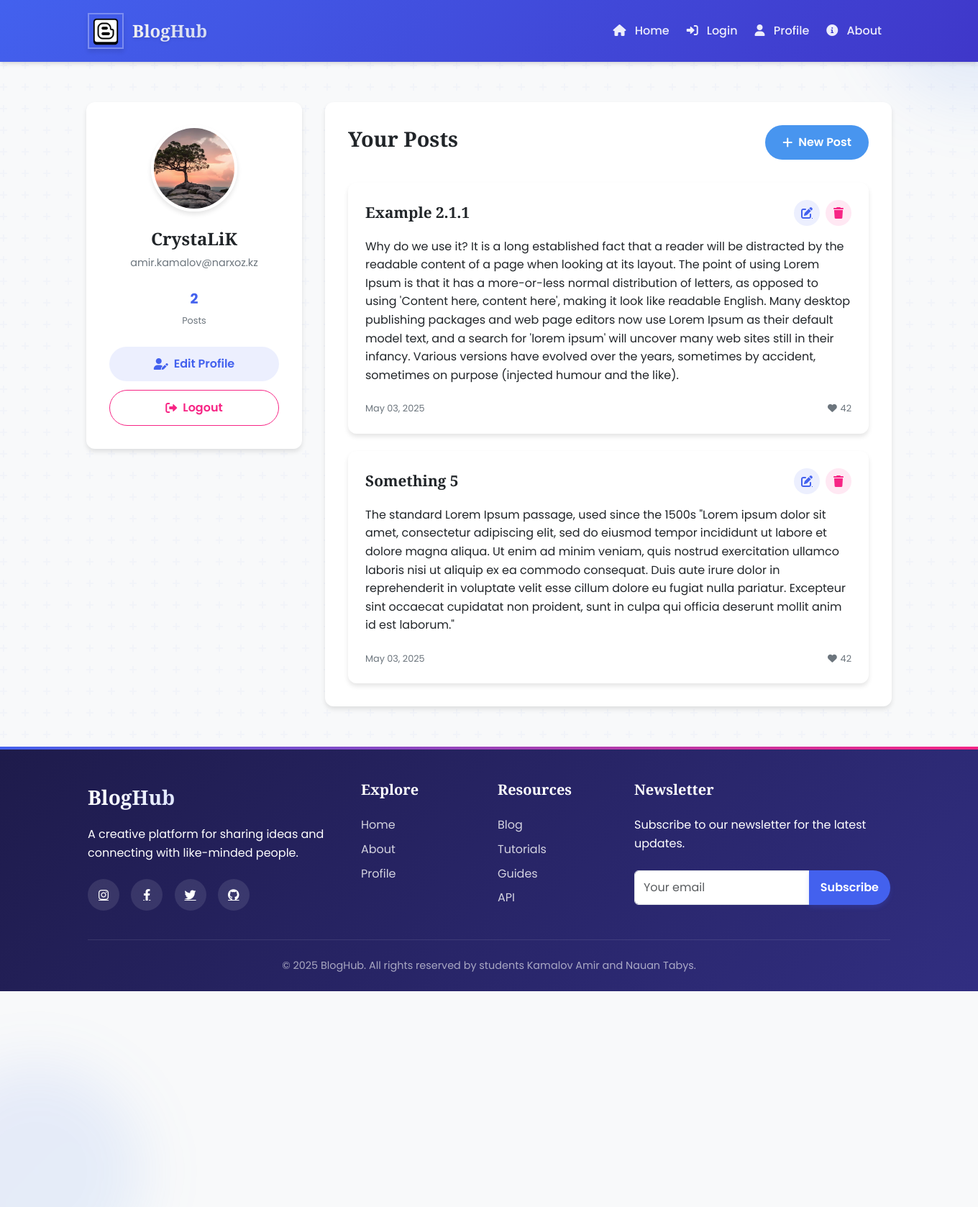
The app's page /profile (signed in) with its own data.
### app.py (models this page shows)
class User(db.Model):
    id = db.Column(db.Integer, primary_key=True)
    public_id = db.Column(db.String(50), unique=True)
    username = db.Column(db.String(50), unique=True, nullable=False)
    email = db.Column(db.String(120), unique=True, nullable=False)
    password = db.Column(db.String(200), nullable=False)
    is_admin = db.Column(db.Boolean, default=False)
    created_at = db.Column(db.DateTime, default=datetime.utcnow)
    posts = db.relationship('Post', backref='author', lazy=True)
    comments = db.relationship('Comment', backref='author', lazy=True)
    avatar = db.Column(db.String(200), default='default.png')

class Post(db.Model):
    id = db.Column(db.Integer, primary_key=True)
    title = db.Column(db.String(100), nullable=False)
    content = db.Column(db.Text, nullable=False)
    created_at = db.Column(db.DateTime, default=datetime.utcnow)
    updated_at = db.Column(db.DateTime, default=datetime.utcnow, onupdate=datetime.utcnow)
    user_id = db.Column(db.Integer, db.ForeignKey('user.id'), nullable=False)
    comments = db.relationship('Comment', backref='post', lazy=True, cascade="all, delete-orphan")

### app.py (the view)
@app.route('/profile')
@jwt_required()
def profile():
    user_id = get_jwt_identity()
    user = User.query.filter_by(public_id=user_id).first()
    return render_template('profile.html', user=user)

### templates/profile.html (shortened to what this page needs)
{% extends "main.html" %}
{% block content %}
<div class="profile-container">
  <aside class="profile-sidebar">
    <div class="profile-card">
      <div class="avatar-container">
      <a class="" href="/edit_profile">
        {% if user.avatar %}
        <img src="{{ url_for('static', filename='uploads/avatars/' + user.avatar) }}" alt="Avatar" class="profile-avatar">
        {% else %}
        <img src="{{ url_for('static', filename='uploads/avatars/default.png') }}" alt="Avatar" class="profile-avatar">
        {% endif %}
      </a>
      </div>
      <h2 class="profile-username">{{ user.username }}</h2>
      <p class="profile-email">{{ user.email }}</p>
      <div class="profile-stats">
        <div class="stat-item">
          <span class="stat-number">{{ user.posts|length }}</span>
          <span class="stat-label">Posts</span>
        </div>
      </div>
      <div class="profile-actions">
        <a href="/edit_profile" class="btn btn-edit">
          <i class="fas fa-user-edit"></i> Edit Profile
        </a>
        <a href="/logout" class="btn btn-logout">
          <i class="fas fa-sign-out-alt"></i> Logout
        </a>
      </div>
    </div>
  </aside>
  <main class="profile-main">
    <div class="profile-header">
      <h1>Your Posts</h1>
      <a href="{{ url_for('create_post') }}" class="btn btn-create">
        <i class="fas fa-plus"></i> New Post
      </a>
    </div>
    <div class="posts-container">
      {% for post in user.posts %}
      <article class="post-card">
        <div class="post-header">
          <h2>{{ post.title }}</h2>
          <div class="post-actions">
            <a href="/edit_post/{{ post.id }}" class="btn-action btn-edit">
              <i class="fas fa-edit"></i>
            </a>
            <a href="/delete_post/{{ post.id }}" class="btn-action btn-delete" onclick="return confirm('Are you sure you want to delete this post?');">
              <i class="fas fa-trash"></i>
            </a>
          </div>
        </div>
        <div class="post-content">
          <p>{{ post.content }}</p>
        </div>
        <div class="post-footer">
          <span class="post-date">{{ post.created_at.strftime('%B %d, %Y') }}</span>
          <div class="post-stats">
            <span><i class="fas fa-heart"></i> 42</span>
          </div>
        </div>
      </article>
      {% endfor %}
    </div>
  </main>
</div>
{% endblock %}

### templates/main.html (shortened to what this page needs)
<!DOCTYPE html>
<html lang="en">
<head>
  <link href="https://cdnjs.cloudflare.com/ajax/libs/font-awesome/6.0.0-beta3/css/all.min.css" rel="stylesheet">
  <link href="https://cdn.jsdelivr.net/npm/bootstrap@5.3.2/dist/css/bootstrap.min.css" rel="stylesheet">
  <link href="https://unpkg.com/aos@2.3.1/dist/aos.css" rel="stylesheet">
  <link rel="stylesheet" href="{{ url_for('static', filename='styles_main.css') }}">
</head>
<body>
  <div class="blob blob-1"></div>
  <div class="blob blob-2"></div>
  <nav class="navbar navbar-expand-lg navbar-dark sticky-top">
    <div class="container">
      <a class="navbar-brand" href="/">
        <img src="{{ url_for('static', filename='blogger.png') }}" alt="Logo" style="width: 50px; height: 50px; object-fit: cover;">
        <span class="navbar-brand-text">BlogHub</span>
      </a>
      <div class="collapse navbar-collapse" id="navbarNav">
        <ul class="navbar-nav ms-auto">
          <li class="nav-item">
            <a class="nav-link" href="/"><i class="fas fa-home"></i> Home</a>
          </li>
          <li class="nav-item">
            <a class="nav-link" href="/login"><i class="fas fa-sign-in-alt"></i> Login</a>
          </li>
          <li class="nav-item">
            <a class="nav-link" href="/profile"><i class="fas fa-user"></i> Profile</a>
          </li>
          <li class="nav-item">
            <a class="nav-link" href="/about_us"><i class="fas fa-info-circle"></i> About</a>
          </li>
        </ul>
      </div>
    </div>
  </nav>
  <main class="py-4">
    <div class="container container-main">
      {% block content %}{% endblock %}
    </div>
  </main>
  <footer class="custom-footer">
    <div class="container">
      <div class="row">
        <div class="col-lg-4 mb-5 mb-lg-0">
          <span class="footer-logo">BlogHub</span>
          <p class="text-white">A creative platform for sharing ideas and connecting with like-minded people.</p>
          <div class="mt-4">
            <a href="#" class="social-btn"><i class="fab fa-instagram"></i></a>
            <a href="#" class="social-btn"><i class="fab fa-facebook-f"></i></a>
            <a href="#" class="social-btn"><i class="fab fa-twitter"></i></a>
            <a href="#" class="social-btn"><i class="fab fa-github"></i></a>
          </div>
        </div>
        <div class="col-lg-2 col-md-4 mb-4 mb-md-0">
          <h5 class="text-white mb-4">Explore</h5>
          <div class="footer-links">
            <a href="/">Home</a><br>
            <a href="/about_us">About</a><br>
            <a href="/profile">Profile</a><br>
          </div>
        </div>
        <div class="col-lg-2 col-md-4 mb-4 mb-md-0">
          <h5 class="text-white mb-4">Resources</h5>
          <div class="footer-links">
            <a href="#">Blog</a><br>
            <a href="#">Tutorials</a><br>
            <a href="#">Guides</a><br>
            <a href="#">API</a>
          </div>
        </div>
        <div class="col-lg-4 col-md-4">
          <h5 class="text-white mb-4">Newsletter</h5>
          <p class="text-white mb-4">Subscribe to our newsletter for the latest updates.</p>
          <div class="input-group mb-3">
            <input type="email" class="form-control" placeholder="Your email" aria-label="Your email">
            <button class="btn btn-primary" type="button">Subscribe</button>
          </div>
        </div>
      </div>
      <div class="text-center copyright">
        <span>
          &copy; 2025 BlogHub. All rights reserved by students Kamalov Amir and Nauan Tabys.
        </span>
      </div>
    </div>
  </footer>
</body>
</html>

### static/styles_main.css (style rules this page uses)
:root { --primary-color: #4361ee; --primary-light: #e0e7ff; --secondary-color: #3f37c9; --accent-color: #4895ef; --danger-color: #f72585; --success-color: #4cc9f0; --light-bg: #f8f9fa; --dark-text: #1e1b4b; --light-text: #64748b; --border-radius: 16px; --box-shadow-sm: 0 4px 6px -1px rgba(0, 0, 0, 0.1), 0 2px 4px -1px rgba(0, 0, 0, 0.06); --box-shadow-md: 0 10px 15px -3px rgba(0, 0, 0, 0.1), 0 4px 6px -2px rgba(0, 0, 0, 0.05); --transition: all 0.3s cubic-bezier(0.25, 0.8, 0.25, 1); }
body { font-family: 'Poppins', sans-serif; background-color: var(--light-bg); color: var(--dark-text); display: flex; flex-direction: column; min-height: 100vh; line-height: 1.6; }
h1, h2, h3, h4, h5 { font-family: 'Playfair Display', serif; font-weight: 600; }
.navbar { box-shadow: var(--box-shadow-sm); background: linear-gradient(135deg, var(--primary-color), var(--secondary-color)); padding: 0.8rem 1rem; transition: var(--transition); }
.navbar-brand { display: flex; align-items: center; gap: 0.75rem; }
.navbar-brand img { transition: var(--transition); border: 2px solid rgba(255,255,255,0.3); box-shadow: 0 4px 6px rgba(0, 0, 0, 0.1); }
.navbar-brand-text { font-family: 'Playfair Display', serif; font-size: 1.5rem; font-weight: 600; background: linear-gradient(to right, #fff, #e0e7ff); -webkit-background-clip: text; background-clip: text; color: transparent; text-shadow: 0 2px 4px rgba(0,0,0,0.1); }
.nav-link { position: relative; padding: 0.5rem 1rem; margin: 0 0.25rem; font-weight: 500; transition: var(--transition); color: rgba(255,255,255,0.9) !important; }
.nav-link i { margin-right: 0.5rem; }
main { flex: 1; padding: 3rem 0; }
.container-main { max-width: 1200px; margin: 0 auto; padding: 0 1.5rem; }
.btn { border-radius: 50px; font-weight: 600; padding: 0.75rem 1.5rem; transition: var(--transition); border: none; }
.btn-primary { background-color: var(--primary-color); box-shadow: 0 4px 6px rgba(67, 97, 238, 0.2); }
.custom-footer { background: linear-gradient(135deg, #1e1b4b, #312e81); color: white; padding: 3rem 0 1.5rem; margin-top: auto; position: relative; overflow: hidden; }
.custom-footer::before { content: ''; position: absolute; top: 0; left: 0; right: 0; height: 4px; background: linear-gradient(to right, var(--primary-color), var(--danger-color)); }
.footer-logo { font-family: 'Playfair Display', serif; font-size: 1.75rem; font-weight: 600; margin-bottom: 1rem; display: inline-block; background: linear-gradient(to right, #fff, #e0e7ff); -webkit-background-clip: text; background-clip: text; color: transparent; }
.footer-links a { color: rgba(255,255,255,0.8); transition: var(--transition); text-decoration: none; display: inline-block; margin-bottom: 0.5rem; }
.social-btn { width: 44px; height: 44px; display: inline-flex; align-items: center; justify-content: center; transition: var(--transition); border-radius: 50%; background: rgba(255,255,255,0.1); color: white; margin-right: 0.75rem; }
.copyright { border-top: 1px solid rgba(255,255,255,0.1); padding-top: 1.5rem; margin-top: 2rem; color: rgba(255,255,255,0.6); font-size: 0.9rem; }
.blob { position: absolute; width: 300px; height: 300px; background: linear-gradient(135deg, rgba(67, 97, 238, 0.1), rgba(72, 149, 239, 0.1)); border-radius: 50%; filter: blur(40px); z-index: -1; }
.blob-1 { top: -150px; right: -150px; }
.blob-2 { bottom: -100px; left: -100px; }

### records on screen
User: avatar (picture), username "CrystaLiK", email "amir.kamalov@narxoz.kz"
Post: title "Example 2.1.1", content "Why do we use it? It is a long established fact that a reader will be distracted by the readable content of a page when looking at its layout. The point of using Lorem Ipsum is that it has a more-or-less normal distribution of letters, as opposed to using 'Content here, content here', making it look like readable English. Many desktop publishing packages and web page editors now use Lorem Ipsum as their default model text, and a search for 'lorem ipsum' will uncover many web sites still in their infancy. Various versions have evolved over the years, sometimes by accident, sometimes on purpose (injected humour and the like).", created_at "May 03, 2025"
Post: title "Something 5", content "The standard Lorem Ipsum passage, used since the 1500s \"Lorem ipsum dolor sit amet, consectetur adipiscing elit, sed do eiusmod tempor incididunt ut labore et dolore magna aliqua. Ut enim ad minim veniam, quis nostrud exercitation ullamco laboris nisi ut aliquip ex ea commodo consequat. Duis aute irure dolor in reprehenderit in voluptate velit esse cillum dolore eu fugiat nulla pariatur. Excepteur sint occaecat cupidatat non proident, sunt in culpa qui officia deserunt mollit anim id est laborum.\"", created_at "May 03, 2025"

### other values on screen
{{ user.posts|length }} "2"
